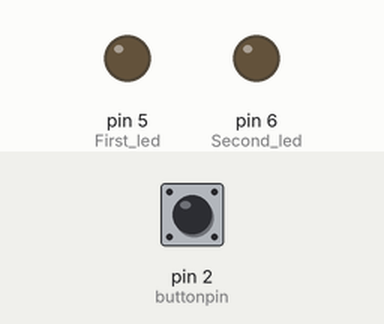
A sketch run on a simulated Arduino Uno, built with avr-gcc and run on an emulated ATmega328P. Parts: output pins drawn as LEDs (lit = HIGH). The test bench sets the inputs (shaded band); at power-on: pin 2 (buttonpin) LOW.

Above: at 1.2 s.
1.3 s: pin 2 (buttonpin) pulled HIGH for 0.15 s
At 3.5 s:
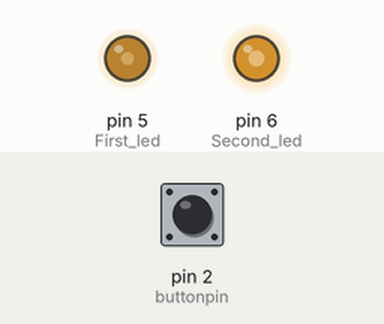
3.8 s: pin 2 (buttonpin) pulled HIGH for 1 s
At 4.56 s:
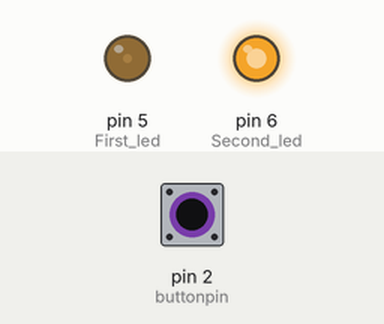
6.3 s: pin 2 (buttonpin) pulled HIGH for 0.15 s
At 8.5 s:
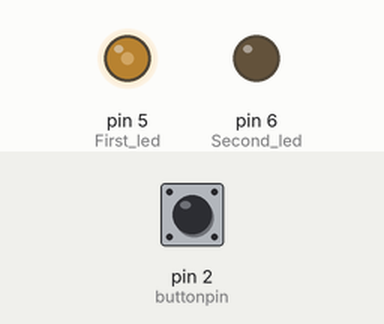
8.8 s: pin 2 (buttonpin) pulled HIGH for 3.2 s
At 10.5 s:
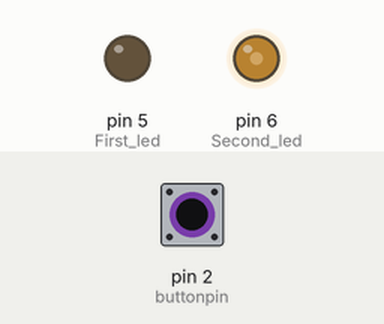
Timing chart, 0 to 12.0 s (numbered marks = the images above; inputs shaded):
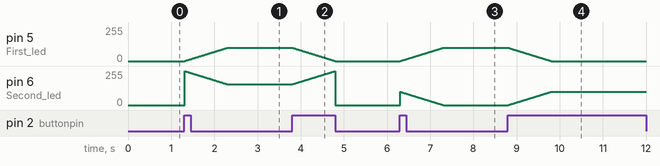

The sketch:

lamp-smooth.ino
```cpp
// bytes are half the size of int's, but restricted to a max value of 255
byte button;
byte oldbutton = 0;
byte buttonpin = 2;
byte state = 0;
int sensorValue;
int kirkkaus;
int kek;
int buttonState = 0;
int lastButtonState = 0;
int secondled;
void setup()
{
 pinMode(buttonpin, INPUT);
 pinMode(5, OUTPUT); //First led
pinMode(2, INPUT);   //Button
pinMode(6, OUTPUT);  //Second led
Serial.begin(9600);
}

void loop()
{
 button = digitalRead(buttonpin);
 if(button && !oldbutton) // same as if(button == high && oldbutton == low)
 {
   //we have a new button press
   if(state == 0) // if the state is off, turn it on
   {
     //do stuff

// Code that turns the led on
while (kirkkaus < 100){
  kirkkaus =(kirkkaus+1);
  secondled =(secondled-1);
  delay(10);
  analogWrite(5, kirkkaus);
  analogWrite(6, secondled); //additional LED
}
     state = 1;
   }
   else // if the state is on, turn it off
   {

    // Code that makes the led turn off
while (kirkkaus > 0){
  kirkkaus =(kirkkaus-1);
  secondled =(secondled+1);
  delay(10);
  analogWrite(5, kirkkaus);
  analogWrite(6, secondled); //additional LED
}
     kirkkaus = 0;
     secondled = 100;
     state = 0;
   }
   oldbutton = 1;
 }
 else if(!button && oldbutton) // same as if(button == low && oldbutton == high)
 {
   // the button was released
   oldbutton = 0;
 }
 analogWrite(5, kirkkaus);
}
```

Measured:
- after the input at 1.3 s, pin 5 (First_led): moves from 0/255 to 100/255 over 0.99 s, starting at once
- after the input at 3.8 s, pin 5 (First_led): moves from 100/255 to 0/255 over 0.99 s, starting at once; pin 6 (Second_led): rises from 156/255 to 255/255 in 0.98 s, then falls to 0/255 in 0.01 s
- after the input at 6.3 s, pin 5 (First_led): moves from 0/255 to 100/255 over 0.99 s, starting at once
- after the input at 8.8 s, pin 5 (First_led): moves from 100/255 to 0/255 over 0.99 s, starting at once; pin 6 (Second_led): moves from 0/255 to 100/255 over 0.99 s, starting at once
